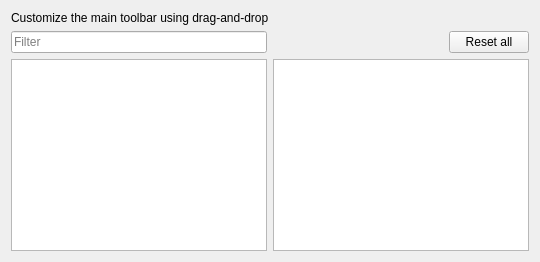
     <widget class="QWidget" name="toolbar">
      <attribute name="title">
       <string>Toolbar</string>
      </attribute>
      <layout class="QGridLayout" name="gridLayout_3">
       <item row="0" column="0" colspan="2">
        <widget class="QLabel" name="label_12">
         <property name="text">
          <string>Customize the main toolbar using drag-and-drop</string>
         </property>
        </widget>
       </item>
       <item row="1" column="0">
        <widget class="QLineEdit" name="w_tb_filter">
         <property name="placeholderText">
          <string>Filter</string>
         </property>
         <property name="clearButtonEnabled">
          <bool>true</bool>
         </property>
        </widget>
       </item>
       <item row="2" column="0">
        <widget class="QTreeView" name="w_tb_actions">
         <property name="editTriggers">
          <set>QAbstractItemView::NoEditTriggers</set>
         </property>
         <property name="showDropIndicator" stdset="0">
          <bool>false</bool>
         </property>
         <property name="dragEnabled">
          <bool>true</bool>
         </property>
         <property name="dragDropMode">
          <enum>QAbstractItemView::DragOnly</enum>
         </property>
         <property name="defaultDropAction">
          <enum>Qt::CopyAction</enum>
         </property>
         <property name="alternatingRowColors">
          <bool>true</bool>
         </property>
         <property name="indentation">
          <number>0</number>
         </property>
         <property name="rootIsDecorated">
          <bool>false</bool>
         </property>
         <property name="uniformRowHeights">
          <bool>false</bool>
         </property>
         <property name="itemsExpandable">
          <bool>false</bool>
         </property>
         <property name="sortingEnabled">
          <bool>true</bool>
         </property>
         <property name="animated">
          <bool>true</bool>
         </property>
         <property name="allColumnsShowFocus">
          <bool>true</bool>
         </property>
         <property name="expandsOnDoubleClick">
          <bool>false</bool>
         </property>
        </widget>
       </item>
       <item row="2" column="1">
        <widget class="QTreeView" name="w_tb_toolbar">
         <property name="acceptDrops">
          <bool>true</bool>
         </property>
         <property name="dragEnabled">
          <bool>true</bool>
         </property>
         <property name="dragDropMode">
          <enum>QAbstractItemView::DragDrop</enum>
         </property>
         <property name="defaultDropAction">
          <enum>Qt::MoveAction</enum>
         </property>
         <property name="alternatingRowColors">
          <bool>true</bool>
         </property>
         <property name="rootIsDecorated">
          <bool>false</bool>
         </property>
         <property name="uniformRowHeights">
          <bool>true</bool>
         </property>
         <property name="itemsExpandable">
          <bool>false</bool>
         </property>
         <property name="animated">
          <bool>true</bool>
         </property>
         <property name="allColumnsShowFocus">
          <bool>true</bool>
         </property>
         <property name="expandsOnDoubleClick">
          <bool>false</bool>
         </property>
        </widget>
       </item>
       <item row="1" column="1" alignment="Qt::AlignRight">
        <widget class="QPushButton" name="w_tb_reset">
         <property name="text">
          <string>Reset all</string>
         </property>
        </widget>
       </item>
      </layout>
     </widget>
